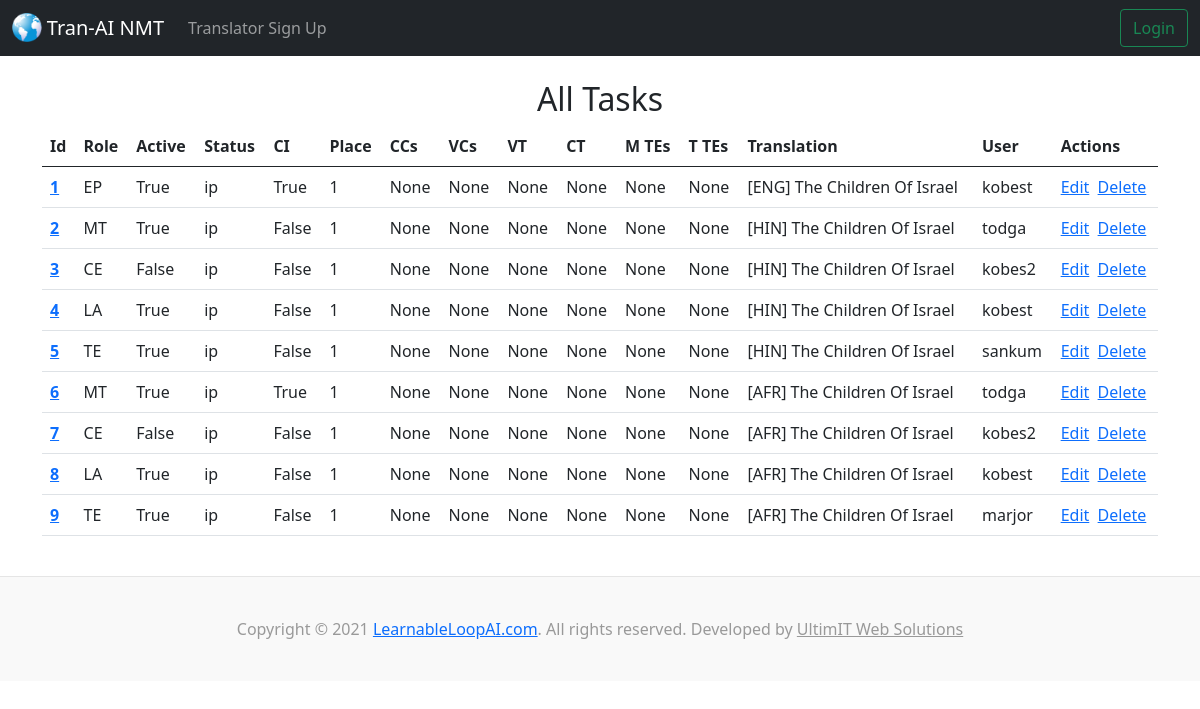
/tasks/, run on the app's committed database.
### tranai/models.py (models this page shows, shortened)
class Task(models.Model):
  class Role(models.TextChoices):
    EP = 'EP', _('English Provider (EP)')
    EE = 'EE', _('English Editor (EE)')
    NT = 'NT', _('No Translator (NT)')
    MT = 'MT', _('Machine Translator (MT)')
    HT = 'HT', _('Human Translator (HT)')
    TE = 'TE', _('Translation Editor (TE)')
    SE = 'SE', _('Scripture Editor (SE)')
    PE = 'PE', _('Poetry Editor (PE)')
    CE = 'CE', _('Chief Editor (CE)')
    LA = 'LA', _('Language Administrator (LA)')
  class Status(models.TextChoices):
    ip = 'ip', _('In Process (ip)')
    cd = 'cd', _('Completed (cd)')
    te = 'te', _('TE editing (te)')
    ce = 'ce', _('CE editing (ce)')
    qe = 'qe', _('QE editing (qe)')
    pg = 'pg', _('Publishing (pg)')
    pd = 'pd', _('Published (pd)')
    pr = 'pr', _('Pruned (pr)')
  translation = models.ForeignKey(Translation, blank=False, null=False, on_delete=models.DO_NOTHING, related_name='tasks')
  user = models.ForeignKey(settings.AUTH_USER_MODEL, blank=False, null=False, on_delete=models.DO_NOTHING, related_name='tasks') #for accounts app
  role = models.CharField('Role', max_length=2, validators=[MinLengthValidator(2), MaxLengthValidator(2)], choices=Role.choices, default=Role.TE, blank=False, null=False,)
  active = models.BooleanField('Active', default=False)
  place = models.IntegerField('Place', default=1, validators=[MinValueValidator(1)], blank=False, null=False,)
  ci = models.BooleanField('Content imported', default=False)
  status = models.CharField('Status', max_length=2, validators=[MinLengthValidator(2), MaxLengthValidator(2)], choices=Status.choices, default=Status.ip, blank=False, null=False,)
  ccs = models.IntegerField('Final Create additions', blank=True, null=True,)
  ccs_k = models.IntegerField('- by klearing', blank=True, null=True,)
  ccs_m = models.IntegerField('- by modding', blank=True, null=True,)
  vcs = models.IntegerField('Final Vote additions', blank=True, null=True,)
  vcs_a = models.IntegerField('- by accepting', blank=True, null=True,)
  vcs_c = models.IntegerField('- by creating', blank=True, null=True,)
  vcs_t = models.IntegerField('- by topping', blank=True, null=True,)
  vcs_p = models.IntegerField('- by picking', blank=True, null=True,)
  ct = models.IntegerField('Final Create time (s)', blank=True, null=True,)
  vt = models.IntegerField('Final Vote time (s)', blank=True, null=True,)
  majtes = models.IntegerField('Final Majority Top Changes', blank=True, null=True,)
  tietes = models.IntegerField('Final Tie Top Changes', blank=True, null=True,)
  notes = models.CharField('Notes', max_length=200, blank=True, null=True,)

class Translation(models.Model):
  class Transcription(models.TextChoices):
    ANDES = 'A', _('Andes')
    MAMALIS = 'M', _('Mamalis')
  lan = models.CharField('Language', max_length=3)
  tran_title = models.CharField('Translated title', max_length=70)
  descrip = models.TextField('Description', blank=True, null=True, max_length=500)
  blkc = models.IntegerField('Block count')
  subc = models.IntegerField('Sub-block count')
  senc = models.IntegerField('Sentence count')
  xcrip = models.CharField('Transcription', max_length=1, choices=Transcription.choices, default=Transcription.ANDES, blank=False,)
  li = models.BooleanField('Lookup imported (eng) / translate contributions randomized (oth)')
  pubdate = models.DateField('Publication date', default=datetime.date.today)
  version = models.CharField('Version', max_length=20)
  document = models.ForeignKey(Document, blank=True, null=True, on_delete=models.CASCADE, related_name='translations')
  eng_tran = models.ForeignKey('self', blank=True, null=True, on_delete=models.CASCADE,)
  def __str__(self):
    return self.tran_title

### accounts/models.py (models this page shows)
class CustomUser(AbstractBaseUser, PermissionsMixin):
    email = models.EmailField(_('email address'), unique=True)
    username = models.CharField(_('username'), max_length=6, default='')
    admin = models.BooleanField(default=False)
    is_staff = models.BooleanField(default=False)
    is_active = models.BooleanField(default=True)
    created_at = models.DateTimeField(default=timezone.now)
    cur_task = models.ForeignKey(Task, blank=True, null=True, on_delete=models.CASCADE)
    USERNAME_FIELD = 'email'
    REQUIRED_FIELDS = []
    objects = CustomUserManager()
    def __str__(self):
        return self.username

### tranai/views.py (the view)
# urls.py: path('tasks/', views.index_tasks, name='index-tasks'),
def index_tasks(request):
  task_list = Task.objects.all()
  return render(request, 'tranai/index_tasks.html', {'task_list': task_list})

### tranai/templates/tranai/index_tasks.html
{% extends 'tranai/base.html' %}
{% block content %}
<center><h2>All Tasks</h2></center>
<table class="table table-hover">
  <thead>
    <tr>
      <th scope="col">Id</th>
      <th scope="col">Role</th>
      <th scope="col">Active</th>
      <th scope="col">Status</th>
      <th scope="col">CI</th>
      <th scope="col">Place</th>
      <th scope="col">CCs</th>
      <th scope="col">VCs</th>
      <th scope="col">VT</th>
      <th scope="col">CT</th>
      <th scope="col">M TEs</th>
      <th scope="col">T TEs</th>
      <th scope="col">Translation</th>
      <th scope="col">User</th>
      <th scope="col">Actions</th>
    </tr>
  </thead>
  <tbody>
{% for task in task_list %}
    <tr>
      <th scope="row"><a href="{% url 'show-task' task.id %}">{{ task.id }}</a></th>
      <td>{{ task.role }}</td>
      <td>{{ task.active }}</td>
      <td>{{ task.status }}</td>
      <td>{{ task.ci }}</td>
      <td>{{ task.place }}</td>
      <td>{{ task.ccs }}</td>
      <td>{{ task.vcs }}</td>
      <td>{{ task.vt }}</td>
      <td>{{ task.ct }}</td>
      <td>{{ task.majtes }}</td>
      <td>{{ task.tietes }}</td>
      <td>{{ task.translation }}</td>
      <td>{{ task.user }}</td>
      <td><a href="{% url 'update-task' task.id %}">Edit</a>&nbsp;&nbsp;<a href="{% url 'delete-task' task.id %}">Delete</a></td>
    </tr>
{% endfor %}
  </tbody>
</table>
{% endblock %}

### data on the page
Task: id "1", role "EP", active "True", status "ip", ci "True", place "1", ccs "None", vcs "None", vt "None", ct "None", majtes "None", tietes "None", translation "[ENG] The Children Of Israel", user "kobest"
Task: id "2", role "MT", active "True", status "ip", ci "False", place "1", ccs "None", vcs "None", vt "None", ct "None", majtes "None", tietes "None", translation "[HIN] The Children Of Israel", user "todga"
Task: id "3", role "CE", active "False", status "ip", ci "False", place "1", ccs "None", vcs "None", vt "None", ct "None", majtes "None", tietes "None", translation "[HIN] The Children Of Israel", user "kobes2"
Task: id "4", role "LA", active "True", status "ip", ci "False", place "1", ccs "None", vcs "None", vt "None", ct "None", majtes "None", tietes "None", translation "[HIN] The Children Of Israel", user "kobest"
Task: id "5", role "TE", active "True", status "ip", ci "False", place "1", ccs "None", vcs "None", vt "None", ct "None", majtes "None", tietes "None", translation "[HIN] The Children Of Israel", user "sankum"
Task: id "6", role "MT", active "True", status "ip", ci "True", place "1", ccs "None", vcs "None", vt "None", ct "None", majtes "None", tietes "None", translation "[AFR] The Children Of Israel", user "todga"
Task: id "7", role "CE", active "False", status "ip", ci "False", place "1", ccs "None", vcs "None", vt "None", ct "None", majtes "None", tietes "None", translation "[AFR] The Children Of Israel", user "kobes2"
Task: id "8", role "LA", active "True", status "ip", ci "False", place "1", ccs "None", vcs "None", vt "None", ct "None", majtes "None", tietes "None", translation "[AFR] The Children Of Israel", user "kobest"
Task: id "9", role "TE", active "True", status "ip", ci "False", place "1", ccs "None", vcs "None", vt "None", ct "None", majtes "None", tietes "None", translation "[AFR] The Children Of Israel", user "marjor"
